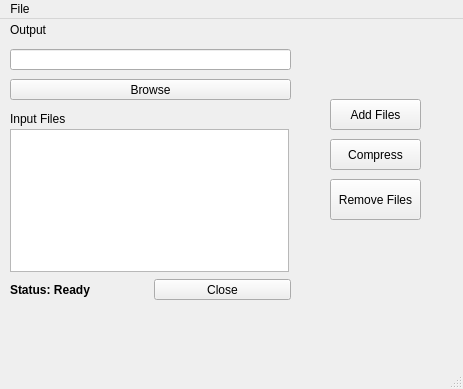
<?xml version="1.0" encoding="UTF-8"?>
<ui version="4.0">
 <class>MainWindow</class>
 <widget class="QMainWindow" name="MainWindow">
  <property name="geometry">
   <rect>
    <x>0</x>
    <y>0</y>
    <width>463</width>
    <height>389</height>
   </rect>
  </property>
  <property name="windowTitle">
   <string>MainWindow</string>
  </property>
  <widget class="QWidget" name="centralwidget">
   <widget class="QWidget" name="layoutWidget">
    <property name="geometry">
     <rect>
      <x>10</x>
      <y>260</y>
      <width>281</width>
      <height>21</height>
     </rect>
    </property>
    <layout class="QHBoxLayout" name="horizontalLayout_3">
     <item>
      <widget class="QLabel" name="lbl_status">
       <property name="font">
        <font>
         <bold>true</bold>
        </font>
       </property>
       <property name="text">
        <string>Status: Ready</string>
       </property>
      </widget>
     </item>
     <item>
      <widget class="QPushButton" name="btn_close">
       <property name="text">
        <string>Close</string>
       </property>
      </widget>
     </item>
    </layout>
   </widget>
   <widget class="QPushButton" name="btn_addfiles">
    <property name="geometry">
     <rect>
      <x>330</x>
      <y>80</y>
      <width>91</width>
      <height>31</height>
     </rect>
    </property>
    <property name="text">
     <string>Add Files</string>
    </property>
   </widget>
   <widget class="QPushButton" name="btn_compress">
    <property name="geometry">
     <rect>
      <x>330</x>
      <y>120</y>
      <width>91</width>
      <height>31</height>
     </rect>
    </property>
    <property name="text">
     <string>Compress</string>
    </property>
   </widget>
   <widget class="QPushButton" name="btn_removefiles">
    <property name="geometry">
     <rect>
      <x>330</x>
      <y>160</y>
      <width>91</width>
      <height>41</height>
     </rect>
    </property>
    <property name="text">
     <string>Remove Files</string>
    </property>
   </widget>
   <widget class="QLabel" name="lbl_output">
    <property name="geometry">
     <rect>
      <x>10</x>
      <y>0</y>
      <width>279</width>
      <height>21</height>
     </rect>
    </property>
    <property name="text">
     <string>Output</string>
    </property>
   </widget>
   <widget class="QLineEdit" name="lineEdit">
    <property name="geometry">
     <rect>
      <x>10</x>
      <y>30</y>
      <width>281</width>
      <height>21</height>
     </rect>
    </property>
   </widget>
   <widget class="QPushButton" name="btn_browse">
    <property name="geometry">
     <rect>
      <x>10</x>
      <y>60</y>
      <width>281</width>
      <height>21</height>
     </rect>
    </property>
    <property name="text">
     <string>Browse</string>
    </property>
   </widget>
   <widget class="QTextEdit" name="textEdit">
    <property name="geometry">
     <rect>
      <x>10</x>
      <y>110</y>
      <width>279</width>
      <height>143</height>
     </rect>
    </property>
   </widget>
   <widget class="QLabel" name="lbl_inputfiles">
    <property name="geometry">
     <rect>
      <x>10</x>
      <y>90</y>
      <width>141</width>
      <height>20</height>
     </rect>
    </property>
    <property name="text">
     <string>Input Files</string>
    </property>
   </widget>
  </widget>
  <widget class="QMenuBar" name="menubar">
   <property name="geometry">
    <rect>
     <x>0</x>
     <y>0</y>
     <width>463</width>
     <height>17</height>
    </rect>
   </property>
   <widget class="QMenu" name="menuFile">
    <property name="title">
     <string>File</string>
    </property>
    <addaction name="actionQuit"/>
   </widget>
   <addaction name="menuFile"/>
  </widget>
  <widget class="QStatusBar" name="statusbar"/>
  <action name="actionQuit">
   <property name="text">
    <string>Quit</string>
   </property>
  </action>
 </widget>
 <resources/>
 <connections>
  <connection>
   <sender>actionQuit</sender>
   <signal>triggered()</signal>
   <receiver>MainWindow</receiver>
   <slot>close()</slot>
   <hints>
    <hint type="sourcelabel">
     <x>-1</x>
     <y>-1</y>
    </hint>
    <hint type="destinationlabel">
     <x>175</x>
     <y>168</y>
    </hint>
   </hints>
  </connection>
  <connection>
   <sender>btn_close</sender>
   <signal>clicked()</signal>
   <receiver>MainWindow</receiver>
   <slot>close()</slot>
   <hints>
    <hint type="sourcelabel">
     <x>221</x>
     <y>286</y>
    </hint>
    <hint type="destinationlabel">
     <x>161</x>
     <y>168</y>
    </hint>
   </hints>
  </connection>
 </connections>
</ui>
